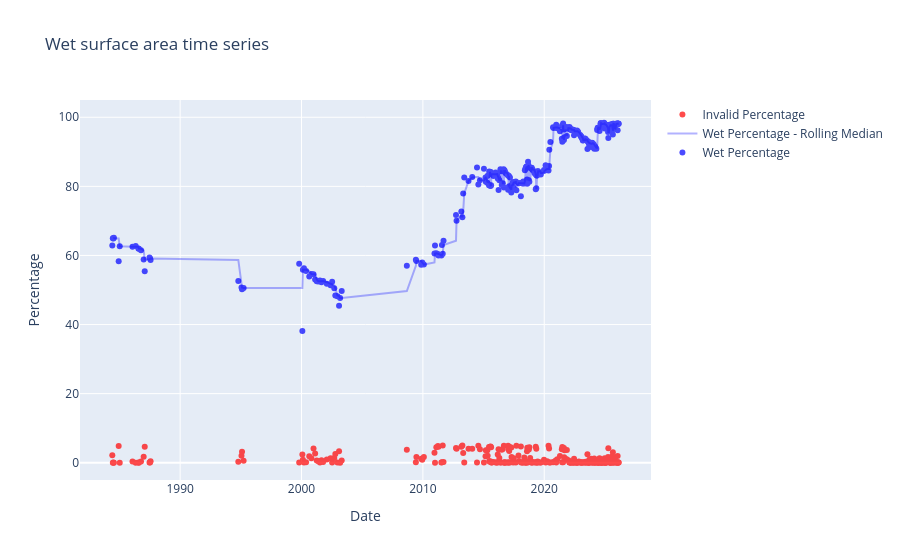

Notebook code cell kept with this figure:
### Markdown cell above
After loading the water body time series, we can use the `display_time_series()` function to create an interactive visualisation of the time series.

The visualisation shows the invalid percentage and the wet percentage. 

Limited data availability prior to 2009 is evident, due to the combination of sensor presence (Landsat-8 was launced in 2013 and Landsat-9 in 2021) and data quality.

The increase in water extent from 2010 to present is clearly observable in the time series.

### Code cell
display_time_series(selected_waterbody_timeseries)

### Figure 1 — Plotly figure (JSON) as saved in the notebook; plotly's stock layout.template omitted (floating-point values rounded to 4 significant figures; data arrays with more than 128 entries replaced by an {"elided": "..."} marker saying what was removed)
{"data": [{"hovertemplate": "<b>%{x|%Y-%m-%d}</b><br>Invalid: %{y:.2f}%<extra></extra>", "marker": {"color": "red"}, "mode": "markers", "name": "Invalid Percentage", "opacity": 0.7, "type": "scatter", "x": {"elided": "282 str values"}, "y": {"elided": "282 float values"}}, {"line": {"color": "blue"}, "mode": "lines", "name": "Wet Percentage - Rolling Median", "opacity": 0.3, "type": "scatter", "x": {"elided": "282 str values"}, "y": {"elided": "282 float values"}}, {"hovertemplate": "<b>%{x|%Y-%m-%d}</b><br>Wet: %{y:.2f}%<extra></extra>", "marker": {"color": "blue"}, "mode": "markers", "name": "Wet Percentage", "opacity": 0.7, "type": "scatter", "x": {"elided": "282 str values"}, "y": {"elided": "282 float values"}}], "layout": {"title": {"text": "Wet surface area time series"}, "xaxis": {"title": {"text": "Date"}}, "yaxis": {"range": [-5, 105], "title": {"text": "Percentage"}}}}
